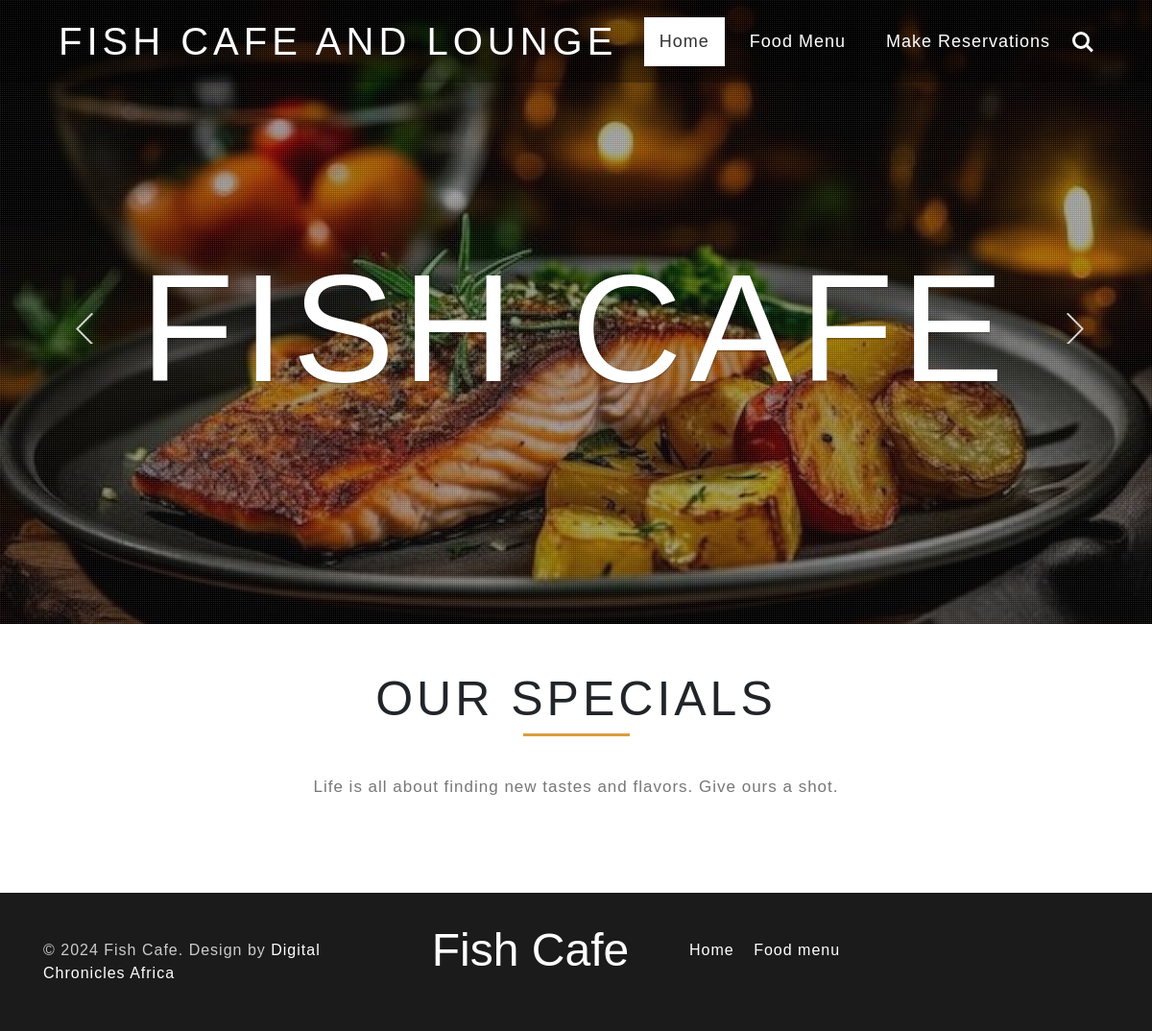
The app's page /, older data.
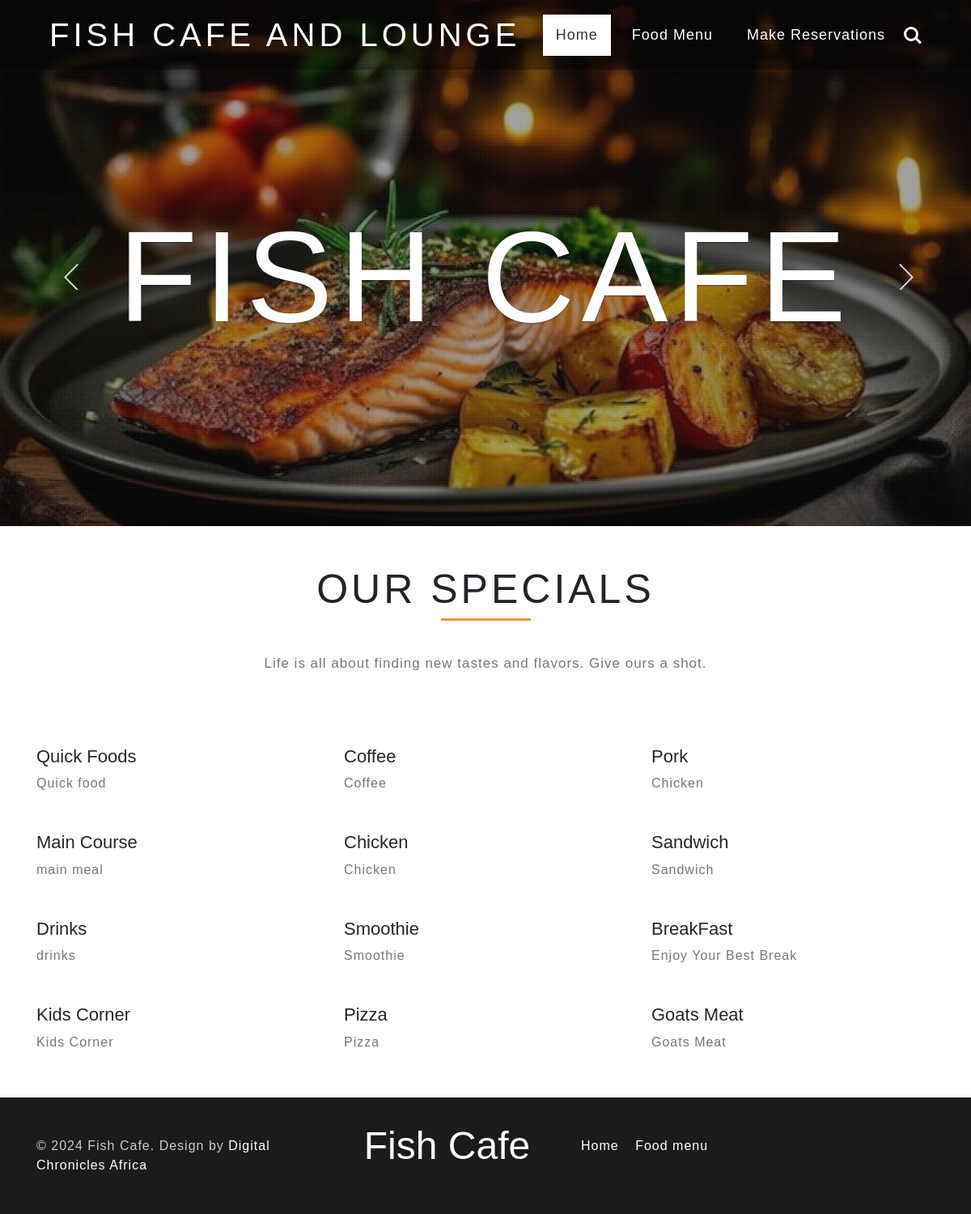
The same page, newer data.
### inventory/models.py (models this page shows, shortened)
class Category(models.Model):
    GROUPING_CHOICES = (
        ("Starter", "Starter"),
        ("Main Dishes", "Main Dishes"),
        ("Desserts & Beverages", "Desserts & Beverages"),
    )
    name = models.CharField(max_length=100)
    description = models.CharField(max_length=100)
    image_url = models.ImageField(blank=True, null=True, upload_to="category_items")
    grouping = models.CharField(max_length=100, choices=GROUPING_CHOICES)

### web/views.py (the view)
# urls.py: 2. Add a URL to urlpatterns:  path('', views.home, name='home')
def home(request):
    dishes = Category.objects.order_by('?')[:12]
    foods = MenuItem.objects.order_by('?')[:10]
    return render(request, "index.html", {"dishes": dishes, "foods": foods})

### web/templates/index.html
{% extends 'homebase.html' %}
{% block content %}
{% include 'features/slider.html' %}
{% include 'features/aboutus.html' %}
{% endblock content %}

### templates/homebase.html (shortened to what this page needs)
{% load static %}
<!DOCTYPE html>
<html lang="en">
<head>
	<link rel="stylesheet" href="{% static 'css/bootstrap.css' %}">
	<link rel="stylesheet" href="{% static 'css/style.css' %}" type="text/css" media="all" />
	<link rel="stylesheet" href="{% static 'css/fontawesome-all.css' %}">
	<link href="{% static 'css/prettyPhoto.css' %}" rel="stylesheet" type="text/css" />
</head>
<body>
<header>
	<div class="top-nav">
		<div class="container">
			<nav class="navbar navbar-expand-lg navbar-light">
				<a class="navbar-brand text-uppercase" href="#">Fish Cafe and Lounge</a>
				<div class="collapse navbar-collapse justify-content-center pr-md-4" id="navbarSupportedContent">
					<ul class="navbar-nav ml-auto">
						<li class="nav-item">
							<a class="nav-link active" href="index.html">Home <span class="sr-only">(current)</span></a>
						</li>
						<li class="nav-item">
							<a class="nav-link" href="#">Food Menu</a>
						</li>
						<li class="nav-item">
							<a class="nav-link" href="">Make Reservations</a>
						</li>
						<div class="search-bar-agileits">
							<div class="cd-main-header">
								<ul class="cd-header-buttons">
									<li><a class="cd-search-trigger" href="#cd-search"> <span></span></a></li>
								</ul>
							</div>
						</div>
					</ul>
				</div>
			</nav>
		</div>
	</div>
</header>
{% block content %}
{% endblock content %}
<footer>
	<div class="container py-3 py-md-4">
		<div class="row">
			<div class="col-lg-4 col-md-12">
				<p class="py-lg-4">© 2024 Fish Cafe. Design by <a href="#" target="_blank">Digital Chronicles Africa</a></p>
			</div>
			<div class="col-lg-3 col-md-12 logo text-center">
				<a href="index.html">Fish Cafe</a>
			</div>
			<div class="col-lg-5 col-md-12">
				<ul class="py-lg-4">
					<li class="mx-2"><a href="index.html">Home</a></li>
					<li class="mx-2"><a href="#">Food menu</a></li>
				</ul>
			</div>
		</div>
	</div>
</footer>
</body>
</html>

### web/templates/features/slider.html (shortened to what this page needs)
<div class="slider">
	<div class="callbacks_container">
		<ul class="rslides" id="slider3">
			<li>
				<div class="slider-img1">
					<div class="dot">
						<div class="container">
							<div class="slider_banner_info_w3ls text-center">
								<h1 class="text-uppercase">Fish Cafe</h1>
							</div>
						</div>
					</div>
				</div>
			</li>
		</ul>
	</div>
</div>

### web/templates/features/aboutus.html (shortened to what this page needs)
 {% load static %}
<section class="about py-5">
	<div class="container">
		<h3 class="heading text-center text-uppercase mb-5"> Our Specials </h3>
		<p class="aboutpara text-center">Life is all about finding new tastes and flavors. Give ours a shot. </p>
		<div class="row about_grids mt-5">
			{% for item in dishes %}
			<div class="col-md-4">
				<h3 class="mt-3 my-2 text-capitalize">{{item.name}}</h3>
				<p class="mb-2">{{item.description}}</p>
			</div>
			{% endfor %}
		</div>
	</div>
</section>

Row changes from the older to the newer data that the page shows:
added Category: name "Quick Foods", description "Quick food"
added Category: name "Coffee", description "Coffee"
added Category: name "Pork", description "Chicken"
added Category: name "Main Course", description "main meal"
added Category: name "Chicken", description "Chicken"
added Category: name "Sandwich", description "Sandwich"
added Category: name "Drinks", description "drinks"
added Category: name "Smoothie", description "Smoothie"
added Category: name "BreakFast", description "Enjoy Your Best Break"
added Category: name "Kids Corner", description "Kids Corner"
added Category: name "Pizza", description "Pizza"
added Category: name "Goats Meat", description "Goats Meat"
